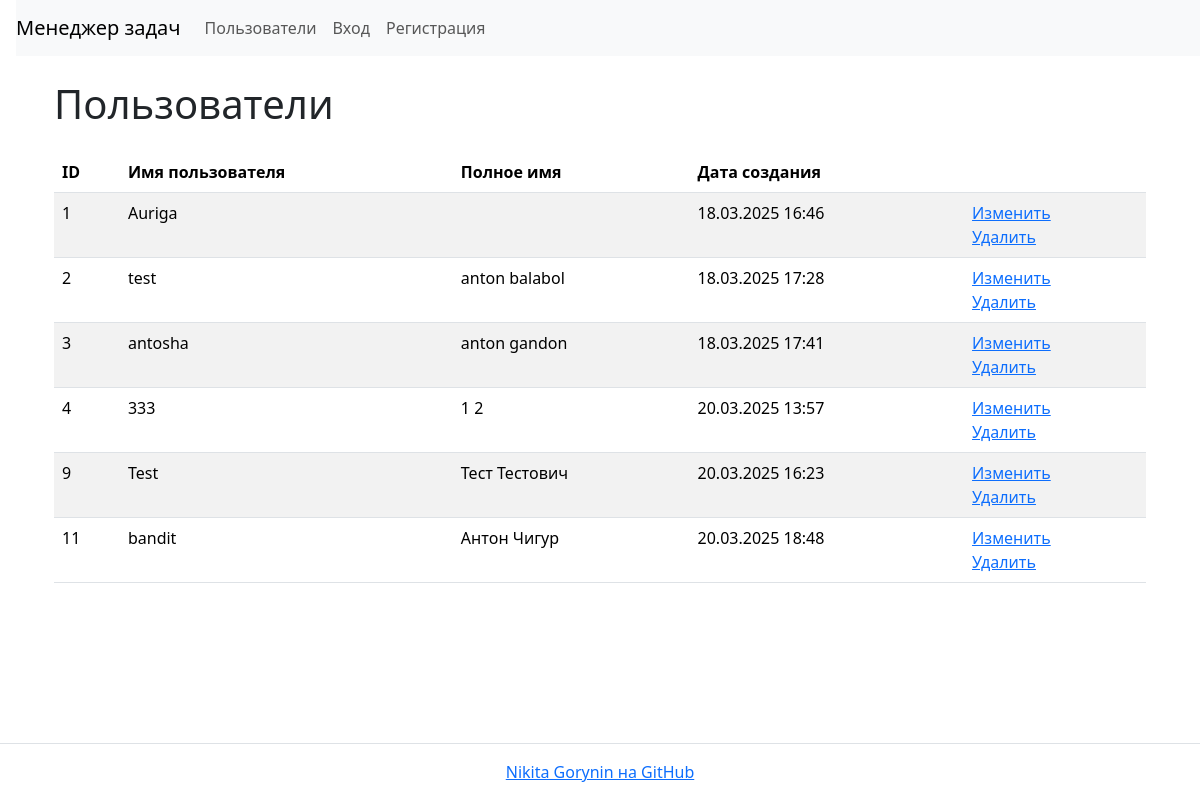
/users/, run on an earlier commit of the app's database.
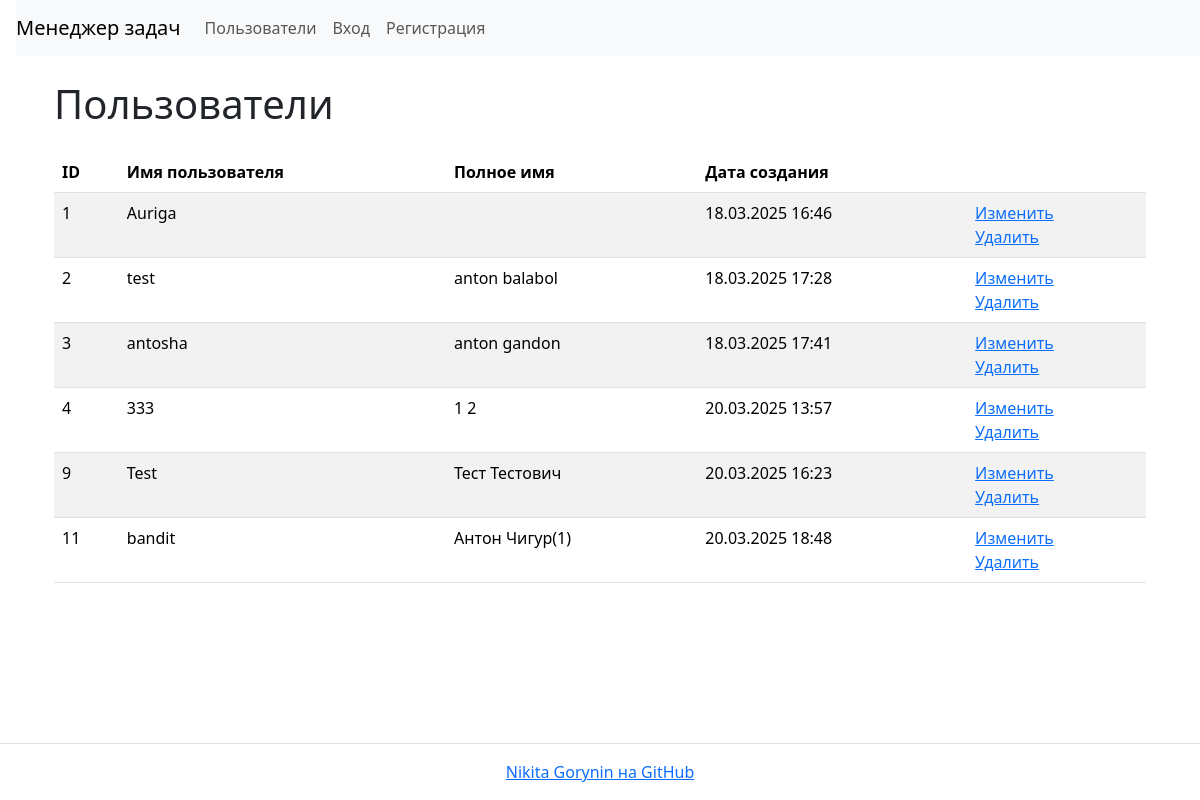
And on a later commit of the database.
### task_manager/users/models.py (models this page shows, shortened)
class User(AbstractUser):
    first_name = models.CharField(max_length=150)
    last_name = models.CharField(max_length=150)

### task_manager/users/views.py (the view)
# urls.py: path('', UsersListView.as_view(), name='users'),
class UsersListView(ListView):
    template_name = 'users/list.html'
    model = User
    context_object_name = 'users'

### task_manager/templates/users/list.html
{% extends "base.html" %}
{% block content %}
<div class="container wrapper flex-grow-1">
    <h1 class="my-4">Пользователи</h1>
    <table class="table table-striped">
        <thead>
            <tr>
                <th>ID</th>
                <th>Имя пользователя</th>
                <th>Полное имя</th>
                <th>Дата создания</th>
                <th></th>
            </tr>
        </thead>
        <tbody>
            {% if users %}
                {% for user in users %}
                    <tr>
                        <td>{{ user.id }}</td>
                        <td>{{ user.username }}</td>
                        <td>{{ user.first_name }} {{ user.last_name }}</td>
                        <td>{{ user.date_joined|date:"d.m.Y H:i" }}</td>
                        <td>
                          <a href="{% url 'user_update' user.id %}">Изменить</a>
                          <br>
                          <a href="{% url 'user_delete' user.id %}">Удалить</a>
                        </td>
                    </tr>
                {% endfor %}
            {% endif %}
        </tbody>
    </table>
</div>
{% endblock %}

What changed in the data, as far as the page shows it:
changed User "bandit": last_name "Чигур" → "Чигур(1)"
